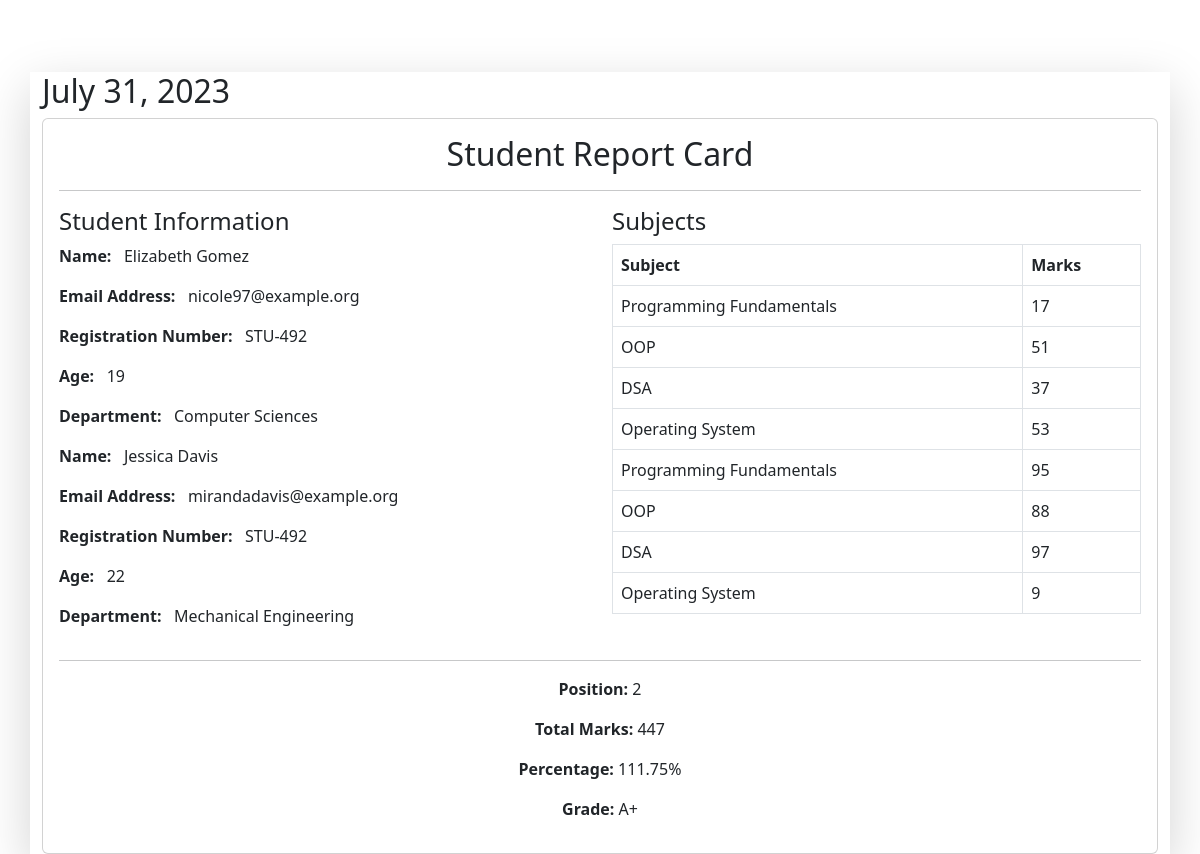
Screenshot of /reportdetail/STU-492 with the database file from the repository.
### StudentReportCard/models.py (models this page shows, shortened)
class Student_Rank(models.Model):
    student = models.ForeignKey(Student, on_delete=models.CASCADE, related_name='student_rank')
    student_rank = models.IntegerField()
    date_of_generating_report = models.DateField(auto_now_add=True)
    class Meta:
        unique_together = ['student_rank', 'date_of_generating_report']

class Student(models.Model):
    student_id = models.OneToOneField(StudentId, related_name = 'studentID' , on_delete=models.CASCADE)
    department = models.ForeignKey(Department, related_name='department', on_delete=models.CASCADE)
    student_name = models.CharField(max_length=50, default=None)
    student_email = models.EmailField(unique=True)
    student_age = models.IntegerField(default=None)
    student_address = models.TextField(default=None)
    is_deleted = models.BooleanField(default=False, null=True)
    objects = Student_manager()
    admin_objects = models.Manager()
    class Meta:
        ordering = ['student_name']
        verbose_name = 'student'

class StudentId(models.Model):
    student_id = models.CharField(max_length=100)

class Department(models.Model):
    department_name = models.CharField(max_length=100)
    class Meta:
        ordering = ['department']

class SubjectMarks(models.Model):
    subject = models.ForeignKey(Subject, on_delete=models.CASCADE, related_name='subject_marks')
    student = models.ForeignKey(Student, on_delete=models.CASCADE, related_name='student_marks')
    marks = models.IntegerField()
    class Meta:
        unique_together = ['subject', 'student']

class Subject(models.Model):
    subject_name = models.CharField(max_length=100)

### StudentReportCard/views.py (the view)
# urls.py: path('reportdetail/<id>', detailed_report_card, name='detailed_report_card'),
def detailed_report_card(request, id):
    studentmarks = SubjectMarks.objects.filter(student__student_id__student_id = id)
    student = Student.objects.filter(student_id__student_id = id)
    obtained_marks = int(studentmarks.aggregate(Sum('marks'))['marks__sum']) # It will return a key/value pair.
    percentage = round((obtained_marks/400) * 100, 3) # Rounding off the value of percentage upto 3 decimal places.
    grade = calculating_grades(percentage)
    rank = Student_Rank.objects.filter(student__student_id__student_id = id)
    student_rank = 0
    date_of_generation = None
    for _ in rank:
        student_rank = _.student_rank
        date_of_generation = _.date_of_generating_report
    data = {
        'studentmarks' : studentmarks,
        'mystudent' : student,
        'obtainedmarks' : obtained_marks,
        'percentage' : percentage,
        'grade' : grade,
        'rank' : student_rank,
        'date_of_generation' : date_of_generation,
    }
    return render(request, 'detailed_report.html', data)

### StudentReportCard/models.py (called while the page is built)
    def get_queryset(self):
        return super().get_queryset().filter(is_deleted = False)

### StudentReportCard/views.py (called while the page is built)
def calculating_grades(percentage):
    if percentage >=95:
        return "A+"
    elif percentage >= 85 and percentage < 95:
        return "A"
    elif percentage >= 75 and percentage < 85:
        return "B+"
    elif percentage >= 65 and percentage < 75:
        return "B"
    elif percentage >= 55 and percentage < 65:
        return "C+"
    elif percentage >= 45 and percentage < 55:
        return "C"
    elif percentage >= 33 and percentage < 45:
        return "D"
    else:
        return "F"
    pass

### StudentReportCard/Templates/detailed_report.html (shortened to what this page needs)
{%extends 'base.html'%}
{% block body %}
<div class="container mt-4 shadow-lg">
    <div>
        <h2>{{date_of_generation}}</h2>
    </div>
    <div class="card">
        <div class="card-body">
            <h2 class="card-title text-center">Student Report Card</h2>
            <hr>
            <div class="row">
                <div class="col-md-6">
                    <h4>Student Information</h4>
                    {% for i in mystudent %}
                    <p><strong>Name:</strong>&nbsp;&nbsp;  {{i.student_name | safe}}</p>
                    <p><strong>Email Address:</strong>&nbsp;&nbsp;  {{i.student_email}}</p>
                    <p><strong>Registration Number:</strong>&nbsp;&nbsp;  {{i.student_id.student_id}}</p>
                    <p><strong>Age:</strong>&nbsp;&nbsp;  {{i.student_age}}</p>
                    <p><strong>Department:</strong>&nbsp;&nbsp;  {{i.department.department_name}}</p>
                    {% endfor %}
                </div>
                <div class="col-md-6">
                    <h4>Subjects</h4>
                    <table class="table table-bordered">
                        <thead>
                            <tr>
                                <th>Subject</th>
                                <th>Marks</th>
                            </tr>
                        </thead>
                        <tbody>
                            {% for s in studentmarks %}
                            <tr>
                                <td>{{s.subject.subject_name}}</td>
                                <td>{{s.marks}}</td>
                            </tr>
                            {% endfor %}
                        </tbody>
                    </table>
                </div>
            </div>
            <hr>
            <div class="text-center">
                <p><strong>Position:</strong> {{rank}}</p>
                <p><strong>Total Marks:</strong> {{obtainedmarks}}</p>
                <p><strong>Percentage:</strong> {{percentage}}%</p>
                <p><strong>Grade:</strong> {{grade}}</p>
            </div>
        </div>
    </div>
</div>
{% endblock %}

### rows the page displays
Student_Rank: date_of_generating_report "July 31, 2023"
Student: student_name "Elizabeth Gomez", student_email "nicole97@example.org", student_id.student_id "STU-492", student_age "19", department.department_name "Computer Sciences"
Student: student_name "Jessica Davis", student_email "mirandadavis@example.org", student_id.student_id "STU-492", student_age "22", department.department_name "Mechanical Engineering"
SubjectMarks: subject.subject_name "Programming Fundamentals", marks "17"
SubjectMarks: subject.subject_name "OOP", marks "51"
SubjectMarks: subject.subject_name "DSA", marks "37"
SubjectMarks: subject.subject_name "Operating System", marks "53"
SubjectMarks: subject.subject_name "Programming Fundamentals", marks "95"
SubjectMarks: subject.subject_name "OOP", marks "88"
SubjectMarks: subject.subject_name "DSA", marks "97"
SubjectMarks: subject.subject_name "Operating System", marks "9"

### other values shown
{{ rank }} "2"
{{ obtainedmarks }} "447"
{{ percentage }} "111.75"
{{ grade }} "A+"
